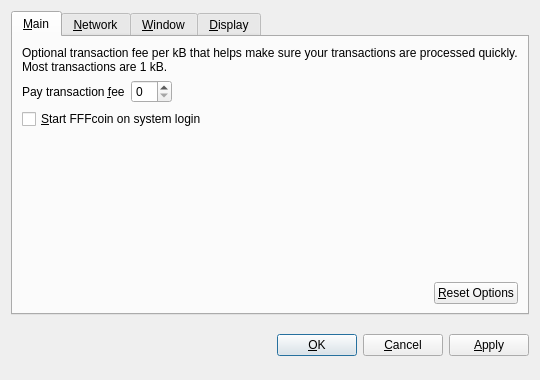
<?xml version="1.0" encoding="UTF-8"?>
<ui version="4.0">
 <class>OptionsDialog</class>
 <widget class="QDialog" name="OptionsDialog">
  <property name="geometry">
   <rect>
    <x>0</x>
    <y>0</y>
    <width>540</width>
    <height>380</height>
   </rect>
  </property>
  <property name="windowTitle">
   <string>Options</string>
  </property>
  <property name="modal">
   <bool>true</bool>
  </property>
  <layout class="QVBoxLayout" name="verticalLayout">
   <item>
    <widget class="QTabWidget" name="tabWidget">
     <property name="tabPosition">
      <enum>QTabWidget::North</enum>
     </property>
     <property name="currentIndex">
      <number>0</number>
     </property>
     <widget class="QWidget" name="tabMain">
      <attribute name="title">
       <string>&amp;Main</string>
      </attribute>
      <layout class="QVBoxLayout" name="verticalLayout_Main">
       <item>
        <widget class="QLabel" name="transactionFeeInfoLabel">
         <property name="text">
          <string>Optional transaction fee per kB that helps make sure your transactions are processed quickly. Most transactions are 1 kB.</string>
         </property>
         <property name="textFormat">
          <enum>Qt::PlainText</enum>
         </property>
         <property name="wordWrap">
          <bool>true</bool>
         </property>
        </widget>
       </item>
       <item>
        <layout class="QHBoxLayout" name="horizontalLayout_1_Main">
         <item>
          <widget class="QLabel" name="transactionFeeLabel">
           <property name="text">
            <string>Pay transaction &amp;fee</string>
           </property>
           <property name="textFormat">
            <enum>Qt::PlainText</enum>
           </property>
           <property name="buddy">
            <cstring>transactionFee</cstring>
           </property>
          </widget>
         </item>
         <item>
          <widget class="BitcoinAmountField" name="transactionFee"/>
         </item>
         <item>
          <spacer name="horizontalSpacer_1_Main">
           <property name="orientation">
            <enum>Qt::Horizontal</enum>
           </property>
           <property name="sizeHint" stdset="0">
            <size>
             <width>40</width>
             <height>20</height>
            </size>
           </property>
          </spacer>
         </item>
        </layout>
       </item>
       <item>
        <widget class="QCheckBox" name="bitcoinAtStartup">
         <property name="toolTip">
          <string>Automatically start FFFcoin after logging in to the system.</string>
         </property>
         <property name="text">
          <string>&amp;Start FFFcoin on system login</string>
         </property>
        </widget>
       </item>
       <item>
        <spacer name="verticalSpacer_Main">
         <property name="orientation">
          <enum>Qt::Vertical</enum>
         </property>
         <property name="sizeHint" stdset="0">
          <size>
           <width>20</width>
           <height>40</height>
          </size>
         </property>
        </spacer>
       </item>
       <item>
        <layout class="QHBoxLayout" name="horizontalLayout_2_Main">
         <item>
          <spacer name="horizontalSpacer_2_Main">
           <property name="orientation">
            <enum>Qt::Horizontal</enum>
           </property>
           <property name="sizeHint" stdset="0">
            <size>
             <width>40</width>
             <height>20</height>
            </size>
           </property>
          </spacer>
         </item>
         <item>
          <widget class="QPushButton" name="resetButton">
           <property name="toolTip">
            <string>Reset all client options to default.</string>
           </property>
           <property name="text">
            <string>&amp;Reset Options</string>
           </property>
           <property name="autoDefault">
            <bool>false</bool>
           </property>
          </widget>
         </item>
        </layout>
       </item>
      </layout>
     </widget>
     <widget class="QWidget" name="tabNetwork">
      <attribute name="title">
       <string>&amp;Network</string>
      </attribute>
      <layout class="QVBoxLayout" name="verticalLayout_Network">
       <item>
        <widget class="QCheckBox" name="mapPortUpnp">
         <property name="toolTip">
          <string>Automatically open the FFFcoin client port on the router. This only works when your router supports UPnP and it is enabled.</string>
         </property>
         <property name="text">
          <string>Map port using &amp;UPnP</string>
         </property>
        </widget>
       </item>
       <item>
        <widget class="QCheckBox" name="connectSocks">
         <property name="toolTip">
          <string>Connect to the FFFcoin network through a SOCKS proxy (e.g. when connecting through Tor).</string>
         </property>
         <property name="text">
          <string>&amp;Connect through SOCKS proxy:</string>
         </property>
        </widget>
       </item>
       <item>
        <layout class="QHBoxLayout" name="horizontalLayout_Network">
         <item>
          <widget class="QLabel" name="proxyIpLabel">
           <property name="text">
            <string>Proxy &amp;IP:</string>
           </property>
           <property name="textFormat">
            <enum>Qt::PlainText</enum>
           </property>
           <property name="buddy">
            <cstring>proxyIp</cstring>
           </property>
          </widget>
         </item>
         <item>
          <widget class="QValidatedLineEdit" name="proxyIp">
           <property name="maximumSize">
            <size>
             <width>140</width>
             <height>16777215</height>
            </size>
           </property>
           <property name="toolTip">
            <string>IP address of the proxy (e.g. 127.0.0.1)</string>
           </property>
          </widget>
         </item>
         <item>
          <widget class="QLabel" name="proxyPortLabel">
           <property name="text">
            <string>&amp;Port:</string>
           </property>
           <property name="textFormat">
            <enum>Qt::PlainText</enum>
           </property>
           <property name="buddy">
            <cstring>proxyPort</cstring>
           </property>
          </widget>
         </item>
         <item>
          <widget class="QLineEdit" name="proxyPort">
           <property name="maximumSize">
            <size>
             <width>55</width>
             <height>16777215</height>
            </size>
           </property>
           <property name="toolTip">
            <string>Port of the proxy (e.g. 9050)</string>
           </property>
          </widget>
         </item>
         <item>
          <widget class="QLabel" name="socksVersionLabel">
           <property name="text">
            <string>SOCKS &amp;Version:</string>
           </property>
           <property name="textFormat">
            <enum>Qt::PlainText</enum>
           </property>
           <property name="buddy">
            <cstring>socksVersion</cstring>
           </property>
          </widget>
         </item>
         <item>
          <widget class="QValueComboBox" name="socksVersion">
           <property name="toolTip">
            <string>SOCKS version of the proxy (e.g. 5)</string>
           </property>
          </widget>
         </item>
         <item>
          <spacer name="horizontalSpacer_Network">
           <property name="orientation">
            <enum>Qt::Horizontal</enum>
           </property>
           <property name="sizeHint" stdset="0">
            <size>
             <width>40</width>
             <height>20</height>
            </size>
           </property>
          </spacer>
         </item>
        </layout>
       </item>
       <item>
        <spacer name="verticalSpacer_Network">
         <property name="orientation">
          <enum>Qt::Vertical</enum>
         </property>
         <property name="sizeHint" stdset="0">
          <size>
           <width>20</width>
           <height>40</height>
          </size>
         </property>
        </spacer>
       </item>
      </layout>
     </widget>
     <widget class="QWidget" name="tabWindow">
      <attribute name="title">
       <string>&amp;Window</string>
      </attribute>
      <layout class="QVBoxLayout" name="verticalLayout_Window">
       <item>
        <widget class="QCheckBox" name="minimizeToTray">
         <property name="toolTip">
          <string>Show only a tray icon after minimizing the window.</string>
         </property>
         <property name="text">
          <string>&amp;Minimize to the tray instead of the taskbar</string>
         </property>
        </widget>
       </item>
       <item>
        <widget class="QCheckBox" name="minimizeOnClose">
         <property name="toolTip">
          <string>Minimize instead of exit the application when the window is closed. When this option is enabled, the application will be closed only after selecting Quit in the menu.</string>
         </property>
         <property name="text">
          <string>M&amp;inimize on close</string>
         </property>
        </widget>
       </item>
       <item>
        <spacer name="verticalSpacer_Window">
         <property name="orientation">
          <enum>Qt::Vertical</enum>
         </property>
         <property name="sizeHint" stdset="0">
          <size>
           <width>20</width>
           <height>40</height>
          </size>
         </property>
        </spacer>
       </item>
      </layout>
     </widget>
     <widget class="QWidget" name="tabDisplay">
      <attribute name="title">
       <string>&amp;Display</string>
      </attribute>
      <layout class="QVBoxLayout" name="verticalLayout_Display">
       <item>
        <layout class="QHBoxLayout" name="horizontalLayout_1_Display">
         <item>
          <widget class="QLabel" name="langLabel">
           <property name="text">
            <string>User Interface &amp;language:</string>
           </property>
           <property name="textFormat">
            <enum>Qt::PlainText</enum>
           </property>
           <property name="buddy">
            <cstring>lang</cstring>
           </property>
          </widget>
         </item>
         <item>
          <widget class="QValueComboBox" name="lang">
           <property name="toolTip">
            <string>The user interface language can be set here. This setting will take effect after restarting FFFcoin.</string>
           </property>
          </widget>
         </item>
        </layout>
       </item>
       <item>
        <layout class="QHBoxLayout" name="horizontalLayout_2_Display">
         <item>
          <widget class="QLabel" name="unitLabel">
           <property name="text">
            <string>&amp;Unit to show amounts in:</string>
           </property>
           <property name="textFormat">
            <enum>Qt::PlainText</enum>
           </property>
           <property name="buddy">
            <cstring>unit</cstring>
           </property>
          </widget>
         </item>
         <item>
          <widget class="QValueComboBox" name="unit">
           <property name="toolTip">
            <string>Choose the default subdivision unit to show in the interface and when sending coins.</string>
           </property>
          </widget>
         </item>
        </layout>
       </item>
       <item>
        <widget class="QCheckBox" name="displayAddresses">
         <property name="toolTip">
          <string>Whether to show FFFcoin addresses in the transaction list or not.</string>
         </property>
         <property name="text">
          <string>&amp;Display addresses in transaction list</string>
         </property>
        </widget>
       </item>
       <item>
        <spacer name="verticalSpacer_Display">
         <property name="orientation">
          <enum>Qt::Vertical</enum>
         </property>
         <property name="sizeHint" stdset="0">
          <size>
           <width>20</width>
           <height>40</height>
          </size>
         </property>
        </spacer>
       </item>
      </layout>
     </widget>
    </widget>
   </item>
   <item>
    <layout class="QHBoxLayout" name="horizontalLayout_Buttons">
     <item>
      <spacer name="horizontalSpacer_1">
       <property name="orientation">
        <enum>Qt::Horizontal</enum>
       </property>
       <property name="sizeHint" stdset="0">
        <size>
         <width>40</width>
         <height>48</height>
        </size>
       </property>
      </spacer>
     </item>
     <item>
      <widget class="QLabel" name="statusLabel">
       <property name="font">
        <font>
         <weight>75</weight>
         <bold>true</bold>
        </font>
       </property>
       <property name="text">
        <string/>
       </property>
       <property name="textFormat">
        <enum>Qt::PlainText</enum>
       </property>
       <property name="wordWrap">
        <bool>true</bool>
       </property>
      </widget>
     </item>
     <item>
      <spacer name="horizontalSpacer_2">
       <property name="orientation">
        <enum>Qt::Horizontal</enum>
       </property>
       <property name="sizeHint" stdset="0">
        <size>
         <width>40</width>
         <height>48</height>
        </size>
       </property>
      </spacer>
     </item>
     <item>
      <widget class="QPushButton" name="okButton">
       <property name="text">
        <string>&amp;OK</string>
       </property>
      </widget>
     </item>
     <item>
      <widget class="QPushButton" name="cancelButton">
       <property name="text">
        <string>&amp;Cancel</string>
       </property>
       <property name="autoDefault">
        <bool>false</bool>
       </property>
      </widget>
     </item>
     <item>
      <widget class="QPushButton" name="applyButton">
       <property name="text">
        <string>&amp;Apply</string>
       </property>
       <property name="autoDefault">
        <bool>false</bool>
       </property>
      </widget>
     </item>
    </layout>
   </item>
  </layout>
 </widget>
 <customwidgets>
  <customwidget>
   <class>BitcoinAmountField</class>
   <extends>QSpinBox</extends>
   <header>bitcoinamountfield.h</header>
  </customwidget>
  <customwidget>
   <class>QValueComboBox</class>
   <extends>QComboBox</extends>
   <header>qvaluecombobox.h</header>
  </customwidget>
  <customwidget>
   <class>QValidatedLineEdit</class>
   <extends>QLineEdit</extends>
   <header>qvalidatedlineedit.h</header>
  </customwidget>
 </customwidgets>
 <resources/>
 <connections/>
</ui>
